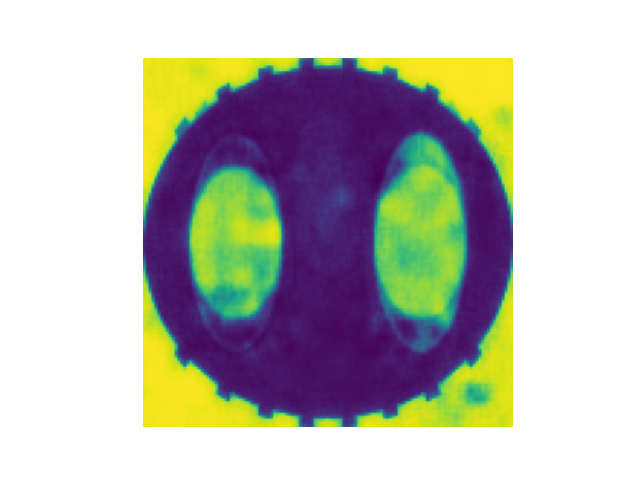
#> input picture Result_of_model_DO_50.png, 640 x 480 px, found by its file name
$ python Color2BW.py
#> lines starting #> are read from the running program, lines starting #| are printed output that depends on the picture
import os
import cv2

# [14 lines of commented-out code are left out]

dat = cv2.imread("C:/Users/mirac/Documents/Pycharm/VAE/Result_of_model_DO_50.png")
#> dat is the input picture: shape (480, 640, 3); mean B, G, R 181.1, 188.7, 189.9
dat_gray = cv2.cvtColor(dat, cv2.COLOR_BGR2GRAY)
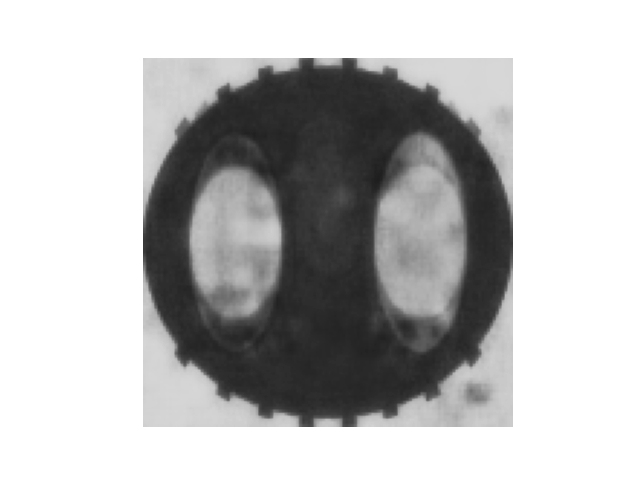
#> dat_gray: shape (480, 640); min 30, max 255, mean 188.2
cv2.imwrite("C:/Users/mirac/Documents/Pycharm/VAE/Result_of_model_DO_50_BW.png", dat_gray)
